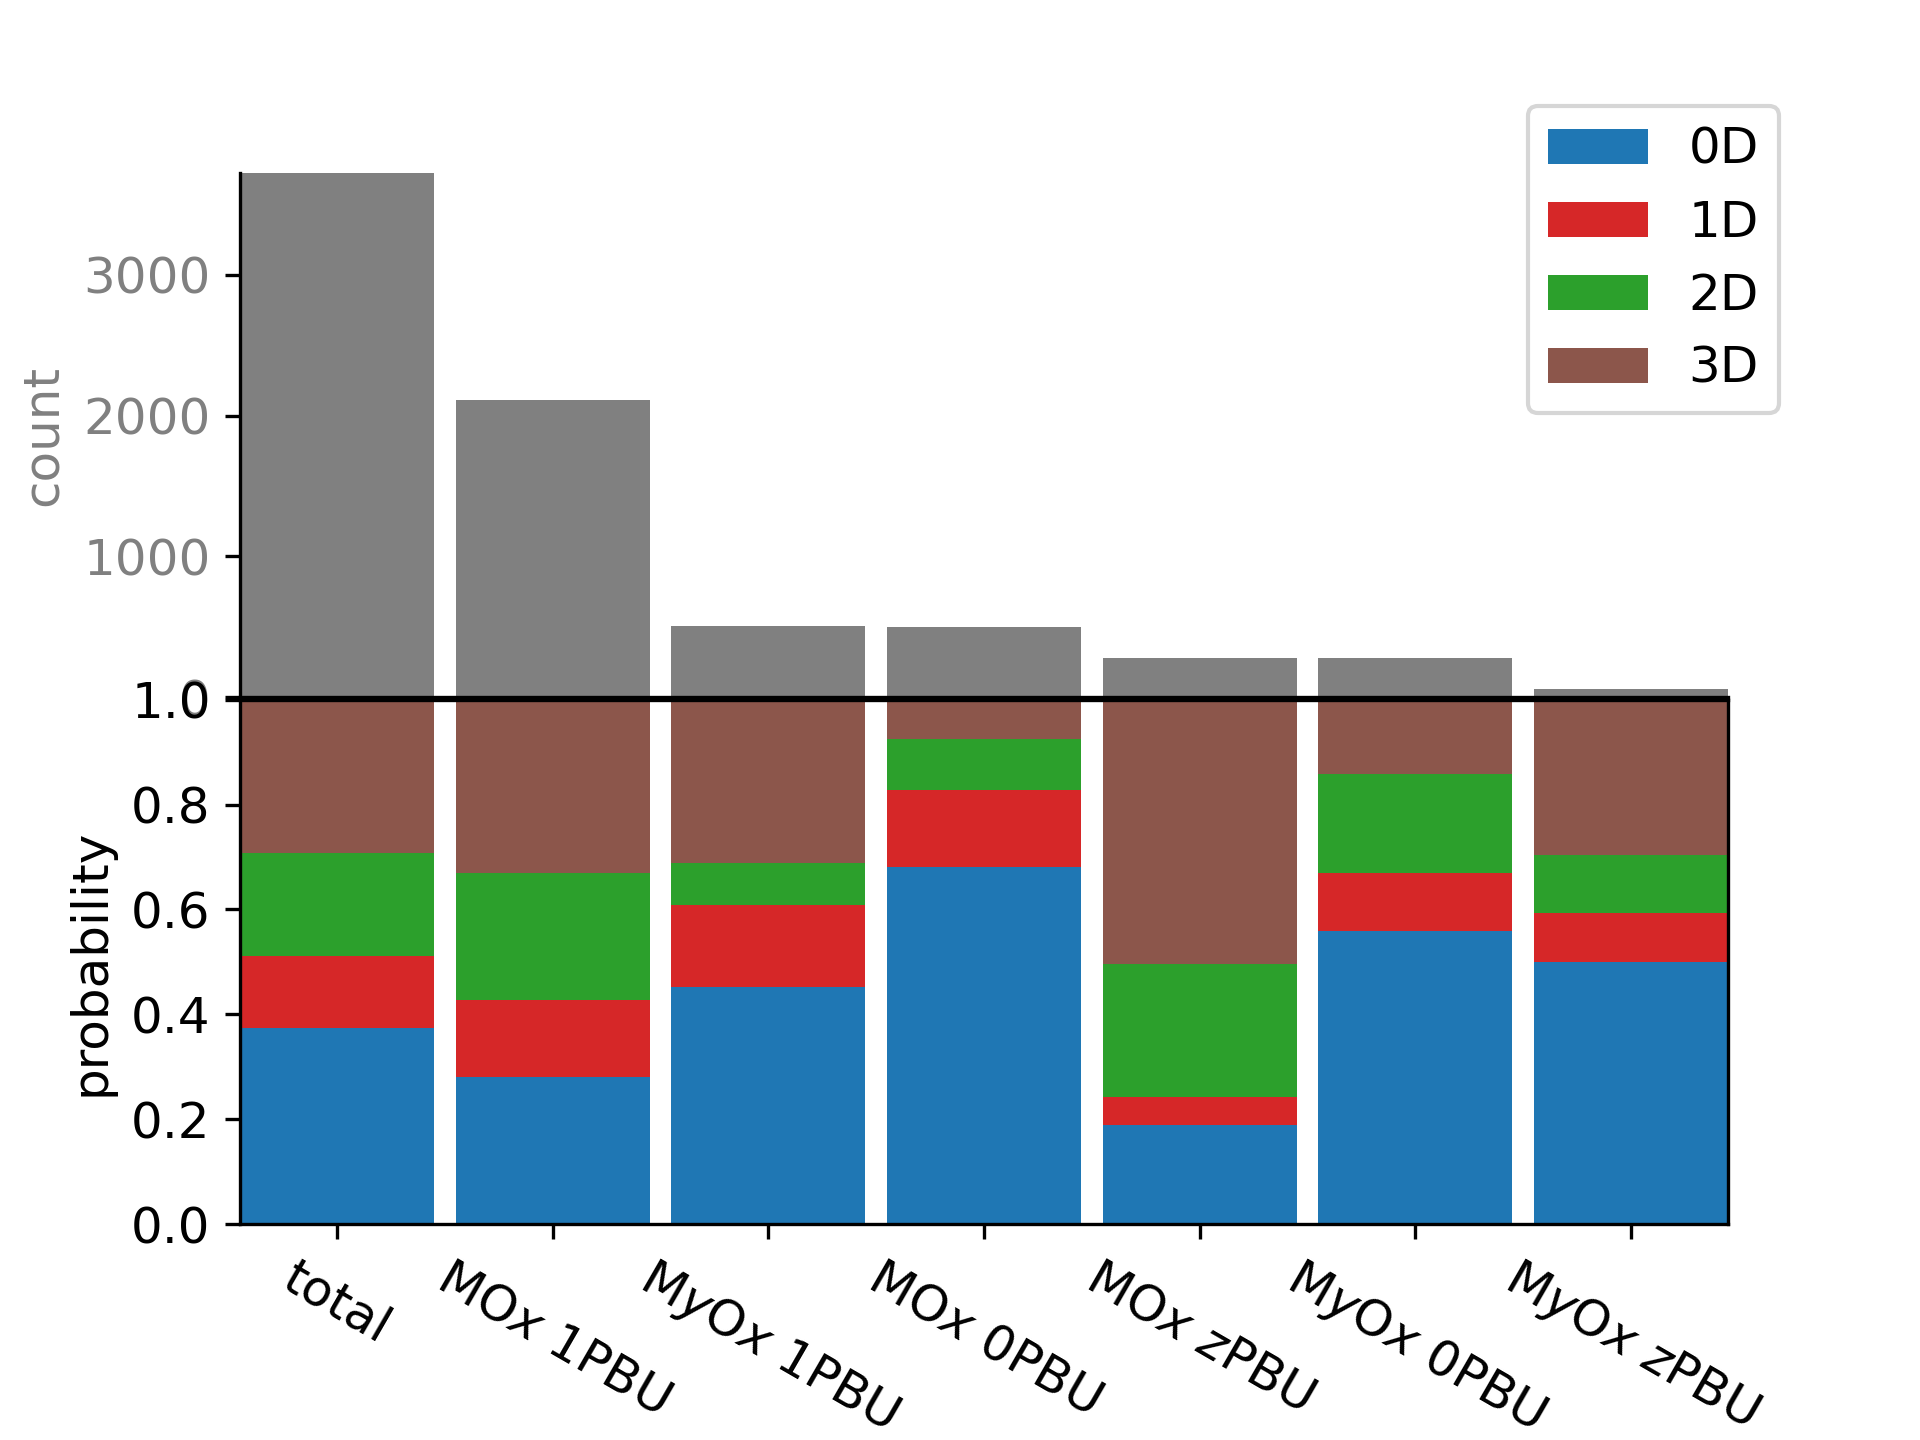

The Python source for this figure:
import ast
import matplotlib.pyplot as plt
import numpy as np
plt.rcParams.update({'font.size': 12})
from collections import Counter

import pandas as pd

from AnalysisModule.routines.util import MDefined, count_rows_by_column1_by_unique_values_of_column2

df = pd.read_csv("../../DataGeneration/5_SimpleInput/input.csv")
elements = df["elements"]
records = []
for r in df.to_dict("records"):
    r["bus"] = ast.literal_eval(r["bus"])
    records.append(r)

def ebu_class(elements: str, bus: list):
    elements = ast.literal_eval(elements)
    mset = set(elements).intersection(MDefined)
    # MOx no BU
    if len(mset) == 1 and len(bus) == 0:
        return r"MO$x$ 0PBU"
    if len(mset) > 1 and len(bus) == 0:
        return r"M$y$O$x$ 0PBU"
    if len(mset) == 1 and len(bus) == 1:
        return r"MO$x$ 1PBU"
    if len(mset) == 1 and len(bus) > 1:
        return r"MO$x$ $z$PBU"
    if len(mset) > 1 and len(bus) == 1:
        return r"M$y$O$x$ 1PBU"
    if len(mset) > 1 and len(bus) > 1:
        return r"M$y$O$x$ $z$PBU"
    return "unknown"

classes = [ebu_class(r["elements"], r["bus"]) for r in records]
df["epbu_class"] = classes

count_df = count_rows_by_column1_by_unique_values_of_column2(df, col1="dimension", col2="epbu_class")
prepend_total_df = pd.DataFrame()
prepend_total_df["epbu_class"] = ["total"]
prepend_total = 0
for i in [0,1,2,3]:
    prepend_total_df[i] = sum(count_df[i])
    prepend_total += prepend_total_df[i]
prepend_total_df["total"] = len(df)
count_df = prepend_total_df.append(count_df)
print(count_df)


dims = [0, 1, 2, 3]
color = ["tab:blue", "tab:red", "tab:green", "tab:brown"]
color_code = dict(zip(dims, color))

xs = list(range(len(count_df)))
width = 0.9
ax1 = plt.subplot2grid((2, 2), (0, 0), colspan=2)
ax1.set_xticks([])
# ax1.axis('off')
ax1bar = count_df["total"].tolist()
ax1.bar(xs, ax1bar, color="gray", width=0.9)
ax1.set_ylim([0, max(ax1bar)])
ax1.set_ylabel("count", color="gray")
ax1.tick_params(axis='y', labelcolor="gray")

ax2 = plt.subplot2grid((2, 2), (1, 0), colspan=2)
bars = []
for dim in dims:
    bar = count_df[dim].tolist()
    total = count_df["total"].tolist()
    nbar = np.array([bar[i] / total[i] for i in range(len(count_df))])
    bars.append(nbar)

for idim, dim in enumerate(dims):
    bar = bars[idim]
    c = color_code[dim]
    if idim == 0:
        ax2.bar(xs, bar, color=c, width=width, label="{}D".format(dim))
    else:
        if idim == 1:
            bottom = bars[0]
        else:
            bottom = np.zeros((idim, len(count_df)))
            for j in range(idim):
                bottom[j] = bars[j]
            bottom = np.sum(bottom, axis=0)
        ax2.bar(xs, bar, color=c, bottom=bottom, width=width, label="{}D".format(dim))
ax2.set_ylabel("probability", color="k")
ax2.tick_params(axis='y', labelcolor="k")
ax2.set_xticks(xs)
ax1.spines['right'].set_visible(False)
ax1.spines['top'].set_visible(False)
ax2.set_xticklabels(count_df["epbu_class"].tolist(), rotation=-30)
ax1.set_xlim([min(xs) - width / 2, max(xs) + width / 2])
ax2.set_xlim([min(xs) - width / 2, max(xs) + width / 2])
ax2.set_ylim([0, 1])
ax2.legend(loc='lower center', bbox_to_anchor=(0.95, 1.5),
           ncol=1, fancybox=True, shadow=False)
plt.subplots_adjust(hspace=0.005)
plt.gcf().subplots_adjust(bottom=0.15)
plt.savefig('epbu_dimv.eps')
plt.savefig('epbu_dimv.png', dpi=300)
